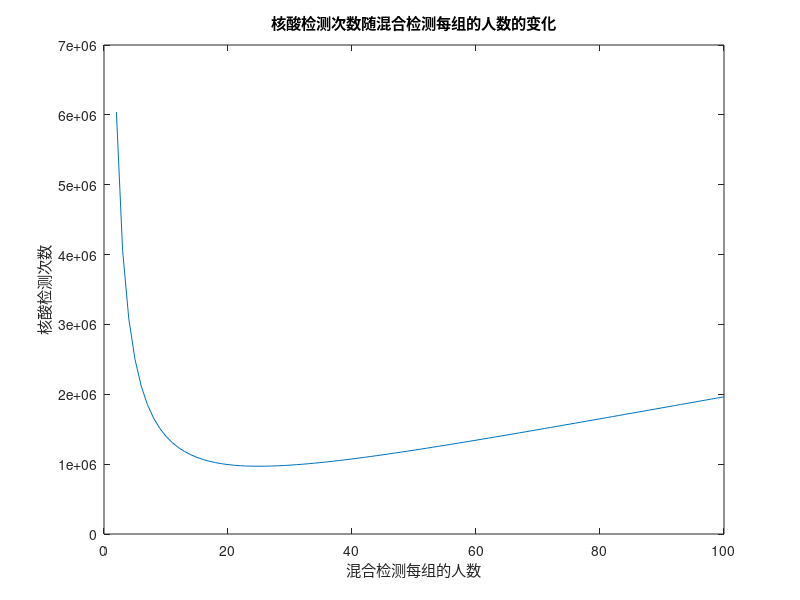

Here is the MATLAB script that generated this plot:
clear;
clc;
close all;

n = 1.2e7;
m = 2e4;
k = 2:100;

e = 1 + 1 ./ k - (1 - m / n) .^ k;

plot(k, n * e);
title('核酸检测次数随混合检测每组的人数的变化');
xlabel('混合检测每组的人数');
ylabel('核酸检测次数');